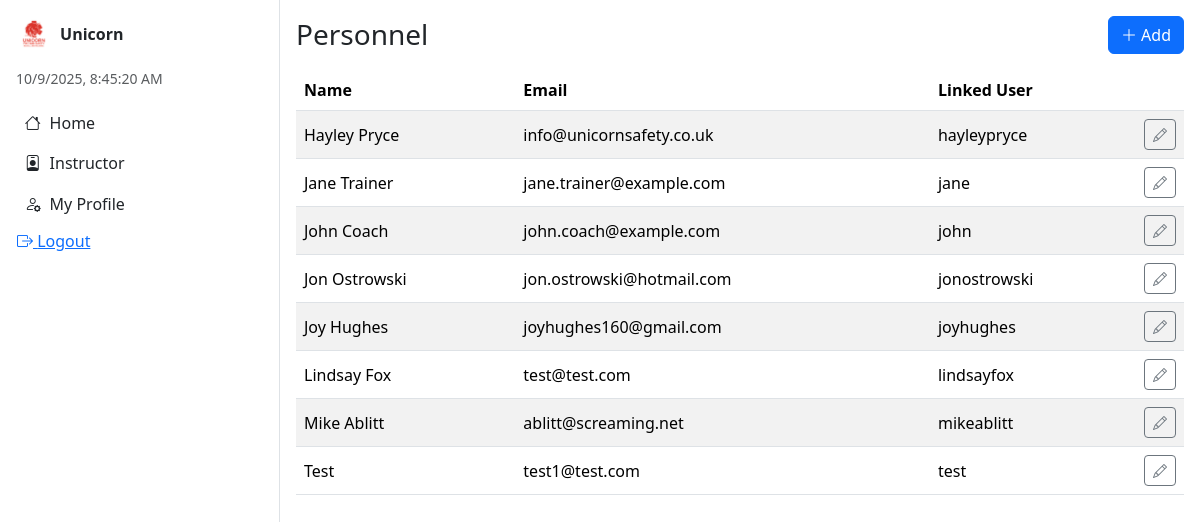
Page /app/admin/instructors/ (signed in) on the committed database.
### unicorn_project/training/models.py (models this page shows, shortened)
class Instructor(models.Model):
    id=models.UUIDField(primary_key=True, default=uuid.uuid4, editable=False)
    user = models.OneToOneField(User, null=True, blank=True, on_delete=models.PROTECT, related_name='instructor')
    name=models.CharField(max_length=255)
    address_line=models.CharField(max_length=255, blank=True)
    town=models.CharField(max_length=120, blank=True)
    postcode=models.CharField(max_length=12, blank=True)
    telephone=models.CharField(max_length=32, blank=True)
    email=models.EmailField(unique=True)
    bank_sort_code=models.CharField(max_length=16, blank=True)
    bank_account_number=models.CharField(max_length=20, blank=True)
    name_on_account=models.CharField(max_length=255, blank=True)

### unicorn_project/training/views_admin.py (the view)
    @login_required
    def _wrapped(request, *args, **kwargs):
        if is_admin(request.user):
            return view_func(request, *args, **kwargs)
        raise PermissionDenied

### unicorn_project/training/context_processors.py (called while the page is built)
def role_context(request):
    user = getattr(request, "user", None)
    is_admin = False
    is_instructor = False
    if user and user.is_authenticated:
        is_admin = user.is_superuser or user.groups.filter(name__iexact="admin").exists()
        is_instructor = user.groups.filter(name__iexact="instructor").exists()
    active_role = request.session.get("active_role")
    if active_role not in {"admin", "instructor", None}:
        active_role = None
    if not active_role:
        active_role = "admin" if is_admin else ("instructor" if is_instructor else None)
    return {
        "is_admin": is_admin,
        "is_instructor": is_instructor,
        "current_role": active_role,
        "has_dual_roles": is_admin and is_instructor,
    }

def globals(request):
    return {
        "GOOGLE_MAPS_API_KEY": getattr(settings, "GOOGLE_MAPS_API_KEY", ""),
    }

### unicorn_project/training/views_admin.py (called while the page is built)
def is_admin(user):
    return user.is_authenticated and (
        user.is_superuser
        or user.is_staff
        or user.groups.filter(name__iexact="admin").exists()
    )

def admin_required(view_func):
    @login_required
    def _wrapped(request, *args, **kwargs):
        if is_admin(request.user):
            return view_func(request, *args, **kwargs)
        raise PermissionDenied
    return _wrapped

@admin_required
def instructor_list(request):
    rows = []
    qs = Instructor.objects.select_related("user").order_by("name")
    for i in qs:
        rows.append(
            {
                "cells": [i.name, i.email or "", (i.user.username if i.user else "")],
                "edit_url": reverse("admin_instructor_edit", args=[i.id]),
            }
        )
    ctx = {
        "title": "Personnel",
        "headers": ["Name", "Email", "Linked User"],
        "rows": rows,
        "create_url": reverse("admin_instructor_new"),
    }
    return render(request, "admin/list.html", ctx)

### unicorn_project/training/templates/admin/list.html (shortened to what this page needs)
{% extends "admin_base.html" %}
{% block content %}
<div class="d-flex justify-content-between align-items-center mb-3">
  <h3 class="m-0">{{ title }}</h3>
  <a class="btn btn-primary" href="{{ create_url }}"><i class="bi bi-plus-lg"></i> Add</a>
</div>
<table class="table table-striped align-middle">
  <thead><tr>
    {% for h in headers %}<th>{{ h }}</th>{% endfor %}
    <th style="width:1%"></th>
  </tr></thead>
  <tbody>
    {% for row in rows %}
      <tr>
        {% for cell in row.cells %}<td>{{ cell }}</td>{% endfor %}
        <td><a class="btn btn-sm btn-outline-secondary" href="{{ row.edit_url }}"><i class="bi bi-pencil"></i></a></td>
      </tr>
    {% empty %}
      <tr><td colspan="99" class="text-muted">No records yet.</td></tr>
    {% endfor %}
  </tbody>
</table>
{% endblock %}

### unicorn_project/training/templates/admin_base.html (shortened to what this page needs)
{% extends "base.html" %}
{% load static %}

### unicorn_project/training/templates/base.html (shortened to what this page needs)
{% load static %}
<!doctype html>
<html>
<head>
  <link rel="stylesheet" href="https://cdn.jsdelivr.net/npm/bootstrap@5.3.3/dist/css/bootstrap.min.css">
  <link rel="stylesheet" href="https://cdn.jsdelivr.net/npm/bootstrap-icons@1.11.3/font/bootstrap-icons.css">
  <link rel="stylesheet" href="{% static 'training/css/theme.css' %}">
</head>
<body>
  <div class="d-flex">
    <aside class="sidebar p-3 border-end">
      <div class="d-flex align-items-center gap-2 mb-3">
        <img src="{% static 'training/img/logo.png' %}" height="36" alt="">
        <strong>Unicorn</strong>
      </div>
      <div class="text-muted small mb-3" id="clock"></div>
      <nav class="nav-tree">
        <a class="leaf" href="{% url 'home' %}"><i class="bi bi-house"></i> Home</a>
        {% if is_instructor %}
          <a class="leaf" href="{% url 'instructor_dashboard' %}"><i class="bi bi-person-badge"></i> Instructor</a>
          <a class="leaf" href="{% url 'instructor_profile' %}"><i class="bi bi-person-gear"></i> My Profile</a>
        {% endif %}
        {% if user.is_authenticated %}
          <form method="post" action="{% url 'logout' %}" class="d-inline m-0 p-0">
            <button type="submit" class="leaf btn btn-link p-0 text-start">
              <i class="bi bi-box-arrow-right"></i> Logout
            </button>
          </form>
        {% else %}
          <a class="leaf" href="{% url 'login' %}"><i class="bi bi-box-arrow-in-right"></i> Login</a>
        {% endif %}
      </nav>
    </aside>
    <main class="flex-grow-1 p-3">
      {% block content %}{% endblock %}
    </main>
  </div>
</body>
</html>

### unicorn_project/training/static/training/css/theme.css (style rules this page uses)
.sidebar { width: 280px; min-height: 100vh; background:#fff; }
.nav-tree { display:flex; flex-direction:column; gap:.35rem; }
.nav-tree a.leaf { display:flex; align-items:center; gap:.5rem; color:var(--bs-body-color); text-decoration:none; padding:.35rem .5rem; border-radius:.5rem; }
.nav-tree i { width:1.1rem; text-align:center; }

### rows in the picture
Instructor: cells "Hayley Pryce" "info@unicornsafety.co.uk"
Instructor: cells "Jane Trainer" "jane.trainer@example.com"
Instructor: cells "John Coach" "john.coach@example.com"
Instructor: cells "Jon Ostrowski" "jon.ostrowski@hotmail.com"
Instructor: cells "Joy Hughes" "joyhughes160@gmail.com"
Instructor: cells "Lindsay Fox" "test@test.com"
Instructor: cells "Mike Ablitt" "ablitt@screaming.net"
Instructor: cells "Test" "test1@test.com"

### other values in the picture
{{ title }} "Personnel"
{{ h }} "Name" "Email" "Linked User"
{{ cell }} "hayleypryce" "jane" "john" "jonostrowski" "joyhughes" "lindsayfox" "mikeablitt" "test"
